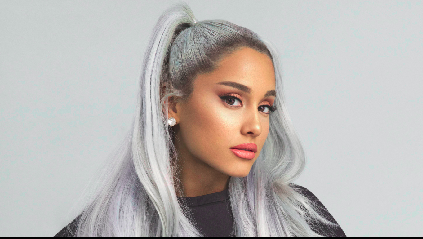
#> input picture Day - 2/im.png, 423 x 239 px
$ python 'face _detection.py'
#> lines starting #> are read from the running program, lines starting #| are printed output that depends on the picture; after the words box and inside, x2 and y2 are one past the last pixel; in counts of white or black regions, pixels touching at a corner belong together
import cv2
face_cascade = cv2.CascadeClassifier('front_face.xml')
img = cv2.imread('im.png')
#> img is the input picture: shape (239, 423, 3); mean B, G, R 180.9, 183.6, 188.1
gray = cv2.cvtColor(img, cv2.COLOR_BGR2GRAY)
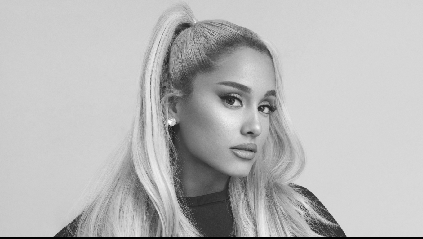
#> gray: shape (239, 423); min 0, max 255, mean 184.7
faces = face_cascade.detectMultiScale(gray, 1.1, 4)
#> faces = [[184, 51, 133, 133]]
for (x, y, w, h) in faces:
    cv2.rectangle(img, (x, y), (x+w, y+h), (255, 0, 0), 2)
#> this loop made 1 pass
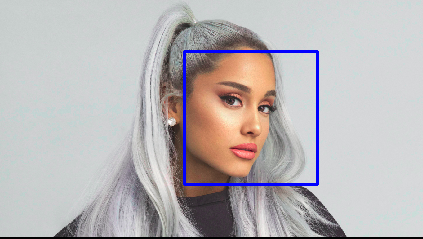
#> img: shape (239, 423, 3); 1.57% of pixels changed, all inside (x1, y1, x2, y2) = (183, 50, 319, 186)
#     crop =img[y:(y+h), x : (x+w)]
# cv2.imshow('cropped image', crop)
cv2.waitKey(1)
cv2.imshow('img', img)
# file='abc.png'
# cv2.imwrite('file.png',crop)
cv2.waitKey(0)
cv2.destroyAllWindows()
